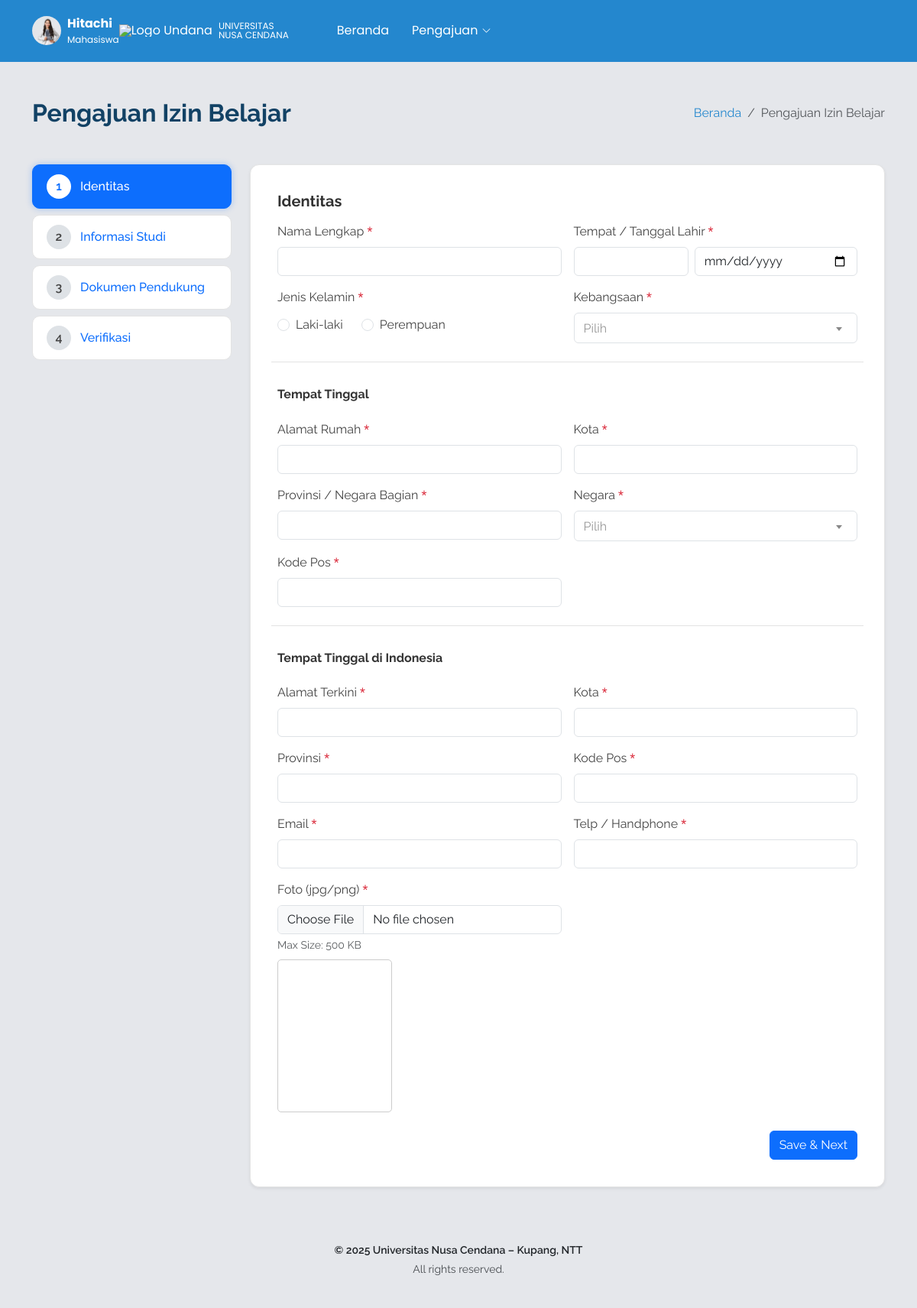
/content/pengajuan.php (signed in), run on the app's committed database.
### tables this page shows
CREATE TABLE `users` (
  `id_user` int(11) NOT NULL,
  `nama_lengkap` varchar(150) NOT NULL,
  `username` varchar(50) NOT NULL,
  `email` varchar(150) NOT NULL,
  `profile_photo` varchar(255) DEFAULT NULL,
  `password` varchar(255) NOT NULL,
  `no_hp` varchar(20) NOT NULL,
  `email_verified_at` datetime DEFAULT NULL,
  `verification_token` varchar(100) DEFAULT NULL,
  `reset_password_token` varchar(100) DEFAULT NULL,
  `reset_password_expired` datetime DEFAULT NULL,
  `created_at` datetime DEFAULT current_timestamp(),
  `updated_at` datetime DEFAULT current_timestamp() ON UPDATE current_timestamp(),
  `verification_expires_at` datetime DEFAULT NULL
);

### content/pengajuan.php (the view, shortened to what this page needs)
<?php
require '../config/db.php';
if (isset($_SESSION['user_id'])) {
  $stmt = $conn->prepare("SELECT username, profile_photo FROM users WHERE id_user = ?");
  $stmt->execute([$_SESSION['user_id']]);
  $user = $stmt->fetch();
} else {
  $user = ['username' => 'Guest', 'profile_photo' => 'user.png'];
}
?>
<!DOCTYPE html>
<html lang="en">
<head>
  <link href="assets/vendor/bootstrap/css/bootstrap.min.css" rel="stylesheet">
  <link href="assets/vendor/bootstrap-icons/bootstrap-icons.css" rel="stylesheet">
  <link href="assets/vendor/aos/aos.css" rel="stylesheet">
  <link href="assets/vendor/glightbox/css/glightbox.min.css" rel="stylesheet">
  <link href="assets/vendor/swiper/swiper-bundle.min.css" rel="stylesheet">
  <link href="https://cdn.jsdelivr.net/npm/select2@4.1.0-rc.0/dist/css/select2.min.css" rel="stylesheet" />
  <link href="assets/css/main.css" rel="stylesheet">
</head>
<body class="index-page">
  <?php include "header.php" ?>
  <main class="main">
    <section id="dashboard" class="section bg-light py-5">
      <div class="container">
        <div class="d-flex justify-content-between align-items-center mb-5" data-aos="fade-down">
          <h2 class="fw-bold m-0">Pengajuan Izin Belajar</h2>
          <nav aria-label="breadcrumb">
            <ol class="breadcrumb m-0">
              <li class="breadcrumb-item"><a href="index.php">Beranda</a></li>
              <li class="breadcrumb-item active" aria-current="page">Pengajuan Izin Belajar</li>
            </ol>
          </nav>
        </div>
        <div class="row" data-aos="fade-up">
          <div class="col-md-3">
            <div class="nav flex-column" id="v-tabs" role="tablist">
              <button class="nav-link wizard-step active" id="tab-identitas"
                data-bs-toggle="pill" data-bs-target="#content-identitas" type="button" role="tab">
                <div class="wizard-number">1</div>
                Identitas
              </button>
              <button class="nav-link wizard-step" id="tab-studi"
                data-bs-toggle="pill" data-bs-target="#content-studi" type="button" role="tab">
                <div class="wizard-number">2</div>
                Informasi Studi
              </button>
              <button class="nav-link wizard-step" id="tab-dokumen"
                data-bs-toggle="pill" data-bs-target="#content-dokumen" type="button" role="tab">
                <div class="wizard-number">3</div>
                Dokumen Pendukung
              </button>
              <button class="nav-link wizard-step" id="tab-verifikasi"
                data-bs-toggle="pill" data-bs-target="#content-verifikasi" type="button" role="tab">
                <div class="wizard-number">4</div>
                Verifikasi
              </button>
            </div>
          </div>
          <div class="col-md-9">
            <div class="form-card shadow-sm">
              <div class="tab-content" id="v-tabsContent">
                <div class="tab-pane fade show active" id="content-identitas" role="tabpanel">
                  <form id="form-identitas"
                    data-action="../ajax/save_identitas.php"
                    enctype="multipart/form-data">
                    <h5 class="fw-bold mb-3">Identitas</h5>
                    <div class="row g-3">
                      <div class="col-md-6">
                        <label class="form-label">Nama Lengkap <span class="text-danger">*</span></label>
                        <input type="text" name="nama_lengkap" class="form-control">
                      </div>
                      <div class="col-md-6">
                        <label class="form-label">Tempat / Tanggal Lahir
                          <span class="text-danger">*</span>
                        </label>
                        <div class="row g-2">
                          <div class="col-5">
                            <input type="text" name="tempat_lahir" class="form-control">
                          </div>
                          <div class="col-7">
                            <input type="date" name="tanggal_lahir" class="form-control">
                          </div>
                        </div>
                      </div>
                      <div class="col-md-6">
                        <label class="form-label">Jenis Kelamin <span class="text-danger">*</span></label>
                        <div class="d-flex gap-4 mt-1">
                          <div class="form-check">
                            <input class="form-check-input" type="radio" name="jenis_kelamin" id="jkLaki" value="Laki-laki">
                            <label class="form-check-label" for="jkLaki">
                              Laki-laki
                            </label>
                          </div>
                          <div class="form-check">
                            <input class="form-check-input" type="radio" name="jenis_kelamin" id="jkPerempuan" value="Perempuan">
                            <label class="form-check-label" for="jkPerempuan">
                              Perempuan
                            </label>
                          </div>
                        </div>
                      </div>
                      <div class="col-md-6">
                        <label class="form-label">Kebangsaan <span class="text-danger">*</span></label>
                      </div>
                      <hr class="mt-4">
                      <h6 class="fw-bold">Tempat Tinggal</h6>
                      <div class="col-md-6">
                        <label class="form-label">Alamat Rumah <span class="text-danger">*</span></label>
                        <input type="text" name="alamat_rumah" class="form-control">
                      </div>
                      <div class="col-md-6">
                        <label class="form-label">Kota <span class="text-danger">*</span></label>
                        <input type="text" name="kota" class="form-control">
                      </div>
                      <div class="col-md-6">
                        <label class="form-label">Provinsi / Negara Bagian <span class="text-danger">*</span></label>
                        <input type="text" name="provinsi" class="form-control">
                      </div>
                      <div class="col-md-6">
                        <label class="form-label">Negara <span class="text-danger">*</span></label>
                      </div>
                      <div class="col-md-6">
                        <label class="form-label">Kode Pos <span class="text-danger">*</span></label>
                        <input type="text" name="kode_pos" class="form-control">
                      </div>
                      <hr class="mt-4">
                      <h6 class="fw-bold">Tempat Tinggal di Indonesia</h6>
                      <div class="col-md-6">
                        <label class="form-label">Alamat Terkini <span class="text-danger">*</span></label>
                        <input type="text" name="alamat_indonesia" class="form-control">
                      </div>
                      <div class="col-md-6">
                        <label class="form-label">Kota <span class="text-danger">*</span></label>
                        <input type="text" name="kota_indonesia" class="form-control">
                      </div>
                      <div class="col-md-6">
                        <label class="form-label">Provinsi <span class="text-danger">*</span></label>
                        <input type="text" name="provinsi_indonesia" class="form-control">
                      </div>
                      <div class="col-md-6">
                        <label class="form-label">Kode Pos <span class="text-danger">*</span></label>
                        <input type="text" name="kode_pos_indonesia" class="form-control">
                      </div>
                      <div class="col-md-6">
                        <label class="form-label">Email <span class="text-danger">*</span></label>
                        <input type="email" name="email" class="form-control">
                      </div>
                      <div class="col-md-6">
                        <label class="form-label">Telp / Handphone <span class="text-danger">*</span></label>
                        <input type="text" name="no_hp" class="form-control">
                      </div>
                      <div class="col-md-6">
                        <label class="form-label">Foto (jpg/png) <span class="text-danger">*</span></label>
                        <input type="file" name="foto" class="form-control" accept=".jpg,.jpeg,.png">
                        <small class="text-muted d-block mt-1">Max Size: 500 KB</small>
                        <div class="mt-2">
                          <div style="width: 150px; height: 200px; overflow: hidden; border: 1px solid #ccc; border-radius: 5px;">
                          </div>
                        </div>
                      </div>
                    </div>
                    <div class="d-flex justify-content-end mt-4 gap-2">
                      <button type="button" class="btn btn-primary btn-next" data-next="#tab-studi">
                        Save & Next
                      </button>
                    </div>
                  </form>
                </div>
              </div>
            </div>
          </div>
        </div>
      </div>
    </section>
  </main>
  <?php include "footer.php" ?>
</body>
</html>

### content/header.php (shortened to what this page needs)
<?php $BASE_URL = "/IzinBelajar"; ?>
<header id="header" class="header d-flex align-items-center sticky-top">
    <div class="notifmenu container-fluid container-xl position-relative d-flex align-items-center">
        <a href="<?= $BASE_URL ?>/content/index.php" class="logo d-flex align-items-center text-white me-5">
            <img src="<?= $BASE_URL ?>/img/Logo_Undana.png" alt="Logo Undana" class="me-2">
            <div class="d-flex flex-column lh-1" style="font-size: 12px;">
                <span>UNIVERSITAS</span>
                <span>NUSA CENDANA</span>
            </div>
        </a>
        <nav id="navmenu" class="navmenu me-auto">
            <ul>
                <li><a href="<?= $BASE_URL ?>/content/index.php" class="active text-white">Beranda</a></li>
                <li class="dropdown">
                    <a href="#" class="text-white">
                        <span>Pengajuan</span>
                        <i class="bi bi-chevron-down toggle-dropdown"></i>
                    </a>
                </li>
            </ul>
        </nav>
        <div class="notifmenu d-flex align-items-center gap-3">
            <div class="dropdown">
                <a class="d-flex align-items-center gap-2 text-white dropdown-toggle"
                    href="#"
                    data-bs-toggle="dropdown"
                    aria-expanded="false"
                    style="text-decoration:none; cursor:pointer;">
                    <img src="<?= $BASE_URL ?>/uploads/profile/<?= $user['profile_photo'] ?? 'user.png' ?>"
                        alt="User Icon"
                        style="width:38px; height:38px; object-fit:cover; border-radius:50%;">
                    <div class="d-flex flex-column text-white">
                        <span class="fw-bold">
                            <?= htmlspecialchars($user['username']) ?>
                        </span>
                        <span style="font-size:12px;">Mahasiswa</span>
                    </div>
                </a>
            </div>
        </div>
    </div>
</header>

### content/assets/css/main.css (style rules this page uses)
:root { --default-font: "Roboto", system-ui, -apple-system, "Segoe UI", Roboto, "Helvetica Neue", Arial, "Noto Sans", "Liberation Sans", sans-serif, "Apple Color Emoji", "Segoe UI Emoji", "Segoe UI Symbol", "Noto Color Emoji"; --heading-font: "Raleway", sans-serif; --nav-font: "Poppins", sans-serif; }
:root { --background-color: #ffffff; --default-color: #444444; --heading-color: #124265; --accent-color: #2487ce; --surface-color: #ffffff; --contrast-color: #ffffff; }
:root { --nav-color: #124265; --nav-hover-color: #2487ce; --nav-mobile-background-color: #ffffff; --nav-dropdown-background-color: #ffffff; --nav-dropdown-color: #124265; --nav-dropdown-hover-color: #2487ce; }
.bg-light { background-color: #e5e7eb !important; }
:root { scroll-behavior: smooth; }
body { color: var(--default-color); background-color: #e5e7eb !important; font-family: var(--heading-font); }
a { color: var(--accent-color); text-decoration: none; transition: 0.3s; }
h1, h2, h3, h4, h5, h6, th, td { color: var(--heading-color); font-family: var(--heading-font); }
.header { color: var(--background-color); background-color: var(--accent-color); padding: 10px 0; transition: all 0.5s; z-index: 9999; border-bottom: 1px solid color-mix(in srgb, var(--accent-color), transparent 85%); }
.header .logo { line-height: 1; }
.header .logo img { max-height: 36px; margin-right: 8px; }
@media (max-width: 1200px) { .header .logo { order: 1; } }
@media (max-width: 1200px) { .header .navmenu { order: 3; } }
@media (min-width: 1200px) { .navmenu { padding: 0; } }
@media (min-width: 1200px) { .navmenu ul { margin: 0; padding: 0; display: flex; list-style: none; align-items: center; } }
@media (min-width: 1200px) { .navmenu li { position: relative; } }
@media (min-width: 1200px) { .navmenu a, .navmenu a:focus { color: var(--nav-color); padding: 18px 15px; font-size: 16px; font-family: var(--nav-font); font-weight: 400; display: flex; align-items: center; justify-content: space-between; white-space: nowrap; transition: 0.3s; } }
@media (min-width: 1200px) { .notifmenu a { font-family: var(--nav-font); } }
@media (min-width: 1200px) { .navmenu a i, .navmenu a:focus i { font-size: 12px; line-height: 0; margin-left: 5px; transition: 0.3s; } }
@media (min-width: 1200px) { .navmenu li:last-child a { padding-right: 0; } }
@media (min-width: 1200px) { .navmenu li:hover > a, .navmenu .active, .navmenu .active:focus { color: var(--nav-hover-color); } }
section, .section { color: var(--default-color); background-color: var(--background-color); padding: 60px 0; scroll-margin-top: 100px; overflow: clip; }
.wizard-step { display: flex; align-items: center; padding: 12px 18px; border-radius: 10px; margin-bottom: 8px; border: 1px solid #e3e3e3; background: #fff; cursor: pointer; transition: 0.2s; font-weight: 500; }
.wizard-number { width: 32px; height: 32px; border-radius: 50%; background: #dee2e6; color: #444; display: flex; align-items: center; justify-content: center; margin-right: 12px; font-weight: 600; transition: 0.3s; }
.wizard-step.active { background: #0d6efd; color: #fff; border-color: #0d6efd; box-shadow: 0 0 8px rgba(13, 110, 253, 0.3); }
.wizard-step.active .wizard-number { background: #fff; color: #0d6efd; }
.form-card { background: #ffffff; border-radius: 12px; padding: 25px; border: 1px solid #e5e5e5; }
.tab-pane h5, h6 { color: #333; }
.tab-pane { padding: 10px; }
hr { opacity: 0.15; }
span.text-danger { font-family: var(--default-font); }

### content/header.php (style rules this page uses)
.dropdown-toggle::after { display: none !important; }

### data on the page
users: profile_photo (picture), username "Hitachi"
